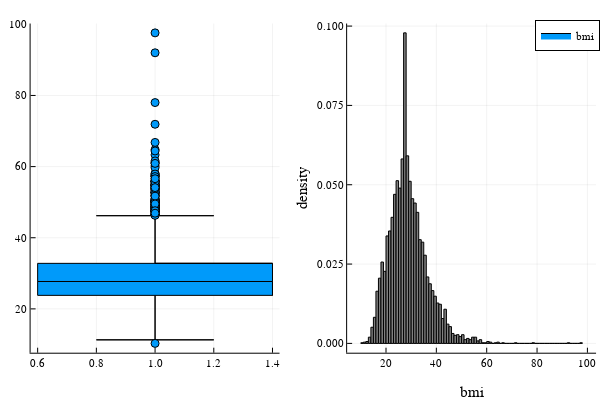

The cell this chart's notebook holds for it:
### Markdown cell above
The histograms are looks like it is a bimodal distribution, so we don't consider the outside points as outliers.

### Code cell
p = boxplot(new_data[:,"bmi"],label = "bmi",fg_legend =false)
p1 = histogram(new_data[:,"bmi"],normalize = true,c = :grey, xlabel =:bmi ,ylabel = "density",label = :none)
plot(p,p1)
